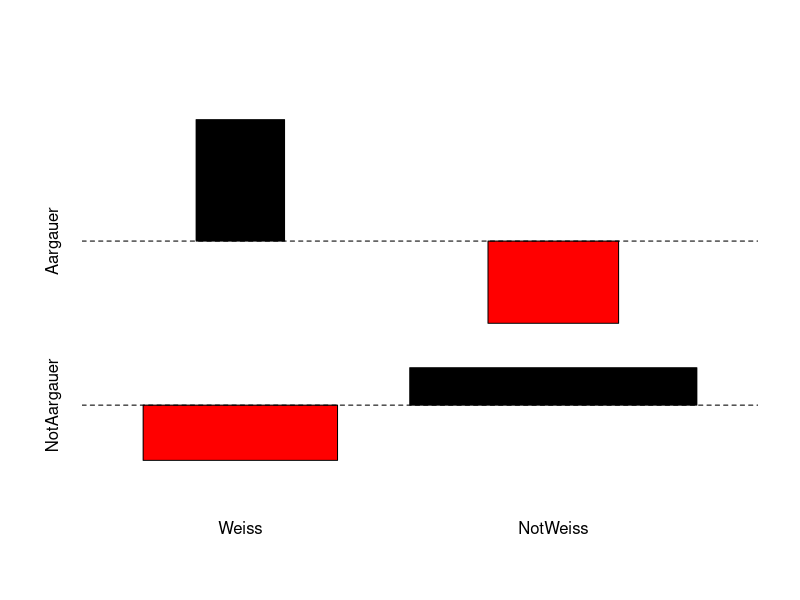
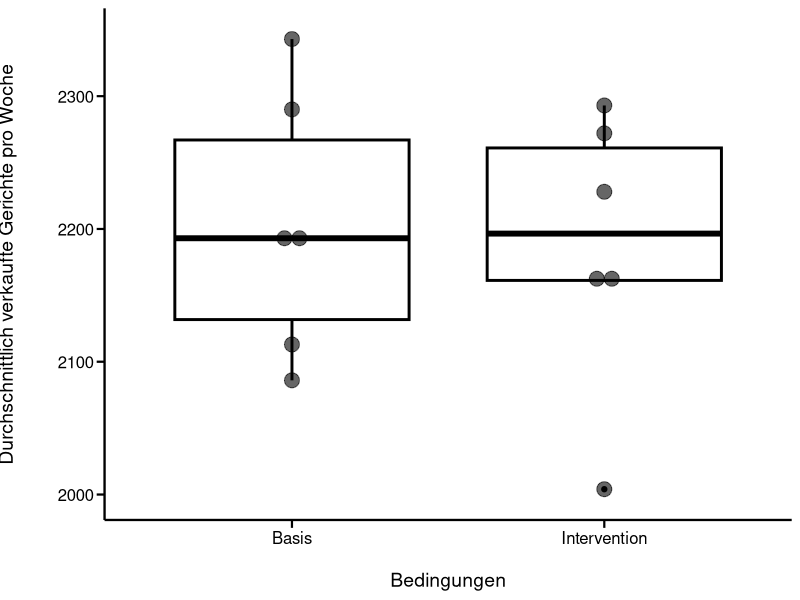

Source code (R) for these figures, in order:
## ---- chunk 1

# lade Packages
library("ggplot2")
library("dplyr")
library("readr")

# definiert mytheme für ggplot2 (verwendet dabei theme_classic())
mytheme <- 
  theme_classic() + 
  theme(axis.line = element_line(linewidth = 0.8, color = "black"), 
        axis.text = element_text(size = 12, color = "black"), 
        axis.title = element_text(size = 14, color = "black"), 
        axis.ticks = element_line(linewidth = 0.75, color = "black"), 
        axis.ticks.length = unit(0.2, "cm"),
        axis.title.y = element_text(vjust = 4),
             plot.margin = margin(t = 6, r = 6, b = 6, l = 10)
        )
## ---- chunk 2
# Matrix erstellen
Aargauer <- c(4, 2)
names(Aargauer) <- c("Weiss", "NotWeiss")
NotAargauer <- c(7, 22)
names(NotAargauer) <- c("Weiss", "NotWeiss")
AGsocks <- data.frame(Aargauer, NotAargauer)
AGsocks <- as.matrix(AGsocks)
AGsocks

# Daten anschauen mit erstem Google-Ergebnis für "Assoziation Plot r"
# Interpretation des Plots mit dem Befehl ?assocplot
assocplot(AGsocks) 
## ---- chunk 3
# Tests durchführen
chisq.test(AGsocks) # Chi-Quadrat-Test nur zum anschauen
fisher.test(AGsocks) # "Fisher's Exact Test for Count Data"
## ---- chunk 4
# Daten laden
df <- read_delim("datasets/stat/Novanimal_Weeks.csv", delim = ";")
df # Daten anschauen

# Voraussetzungen für einen t-Test prüfen
ggplot(df, aes(x = condit, y = tot_sold)) + # achtung 0 Punkt fehlt
  geom_boxplot(color = "black", size = 1) +
  geom_dotplot(binaxis = "y", stackdir = "center", alpha = 0.6) +
  labs(x = "\nBedingungen", y = "Durchschnittlich verkaufte Gerichte pro Woche\n") +
  mytheme
## ---- chunk 5
# führt einen t-Tests durch;
# es wird angenommen, dass die Verkaufszahlen zwischen den Bedingungen
# unabhängig sind

t_test <- t.test(tot_sold ~ condit, data = df)
t_test
